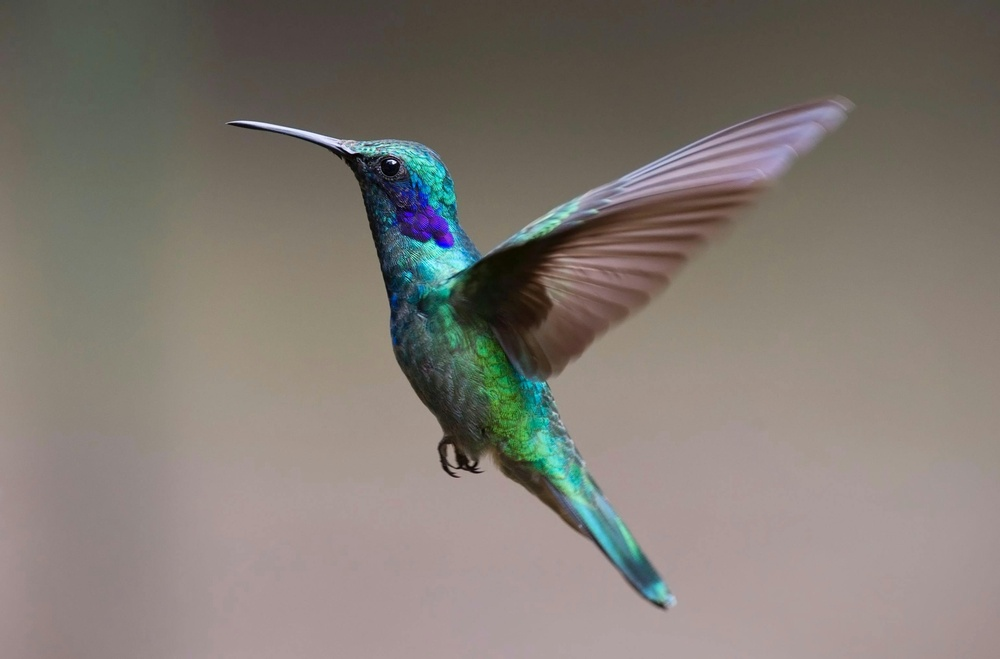
#> input picture bird.jpg, 1000 x 659 px, shrunk from 3082 x 2031 before the run
$ python thresholding3.py --image bird.jpg
#> lines starting #> are read from the running program, lines starting #| are printed output that depends on the picture; after the words box and inside, x2 and y2 are one past the last pixel; in counts of white or black regions, pixels touching at a corner belong together
import argparse
import cv2 as cv
import numpy as np
from matplotlib import pyplot as plt


ap = argparse.ArgumentParser()
ap.add_argument("-i", "--image", required=True,
                help="path to input image")
args = vars(ap.parse_args())

img = cv.imread(args["image"], cv.IMREAD_GRAYSCALE)
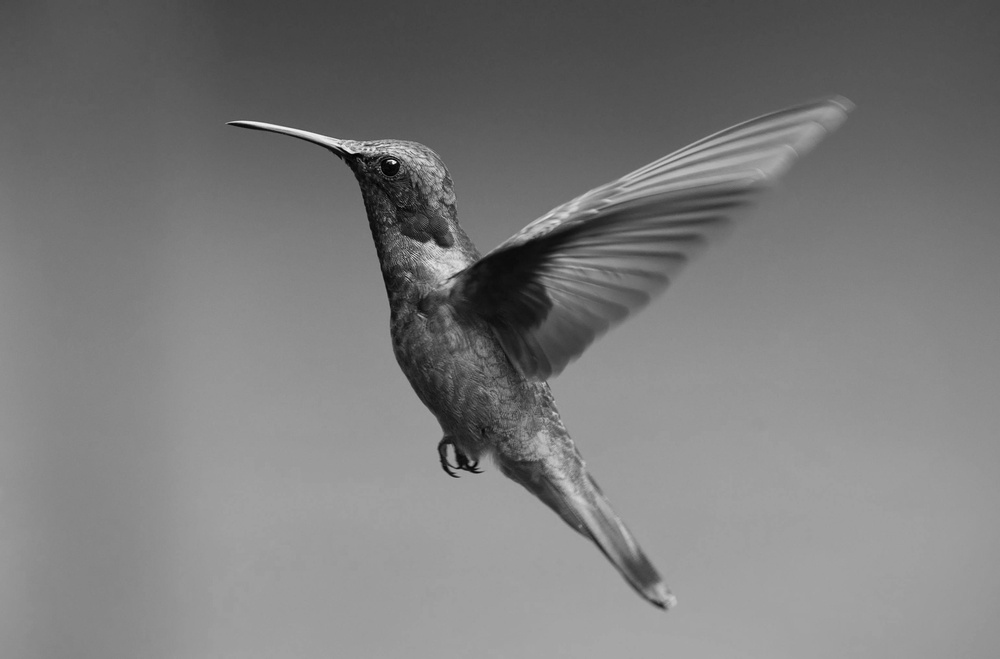
#> img: shape (659, 1000); min 0, max 248, mean 123.2

assert img is not None, "file could not be read, check with os.path.exists()"

img = cv.medianBlur(img, 5)

ret, th1 = cv.threshold(img, 127, 255, cv.THRESH_BINARY)
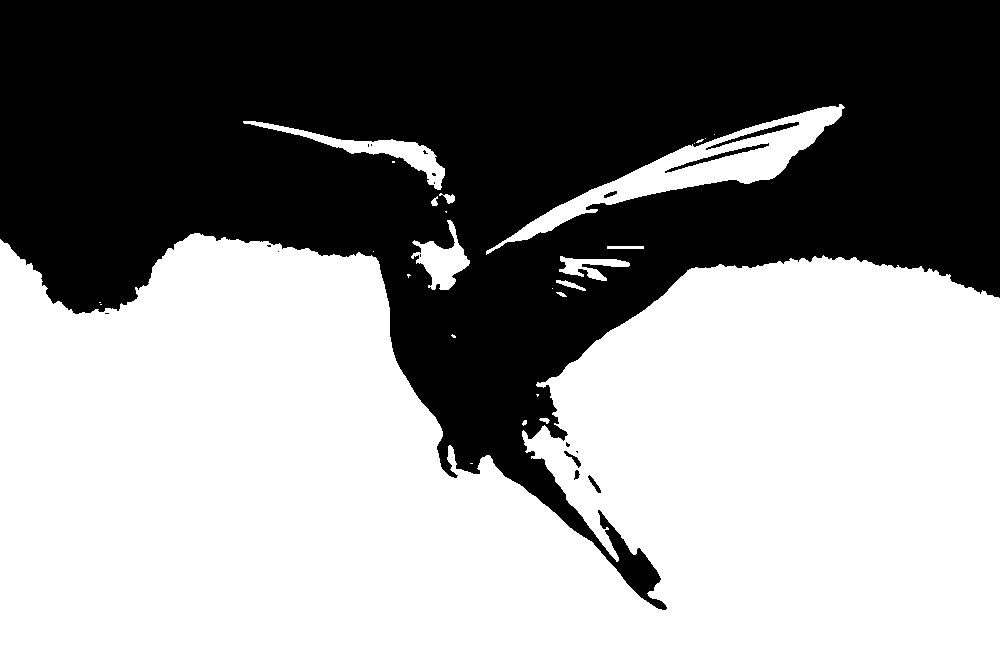
#> th1: shape (659, 1000); 55.8% white; 18 black regions (11 under 20 px), largest, box (x1, y1, x2, y2) and area: (0, 0, 1000, 610) 290370, (665, 143, 769, 173) 385, (706, 122, 799, 150) 367
th2 = cv.adaptiveThreshold(img, 255, cv.ADAPTIVE_THRESH_MEAN_C, \
                           cv.THRESH_BINARY, 11, 2)
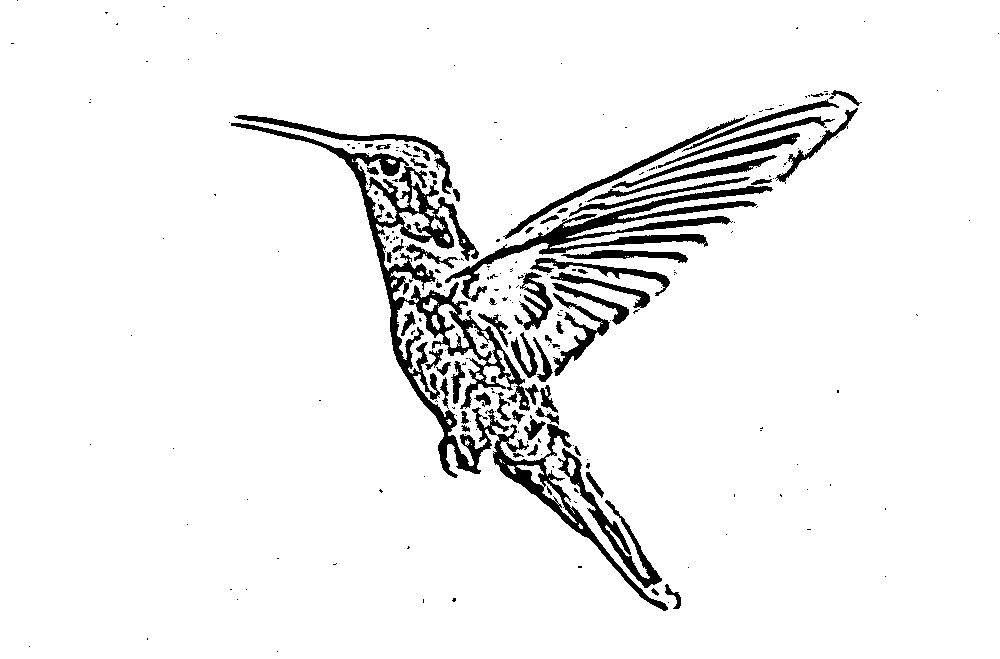
#> th2: shape (659, 1000); 93.8% white; 256 black regions (188 under 20 px), largest, box (x1, y1, x2, y2) and area: (231, 123, 668, 611) 15245, (445, 186, 773, 302) 5592, (558, 448, 662, 588) 2018
th3 = cv.adaptiveThreshold(img, 255, cv.ADAPTIVE_THRESH_GAUSSIAN_C, \
                           cv.THRESH_BINARY, 11, 2)
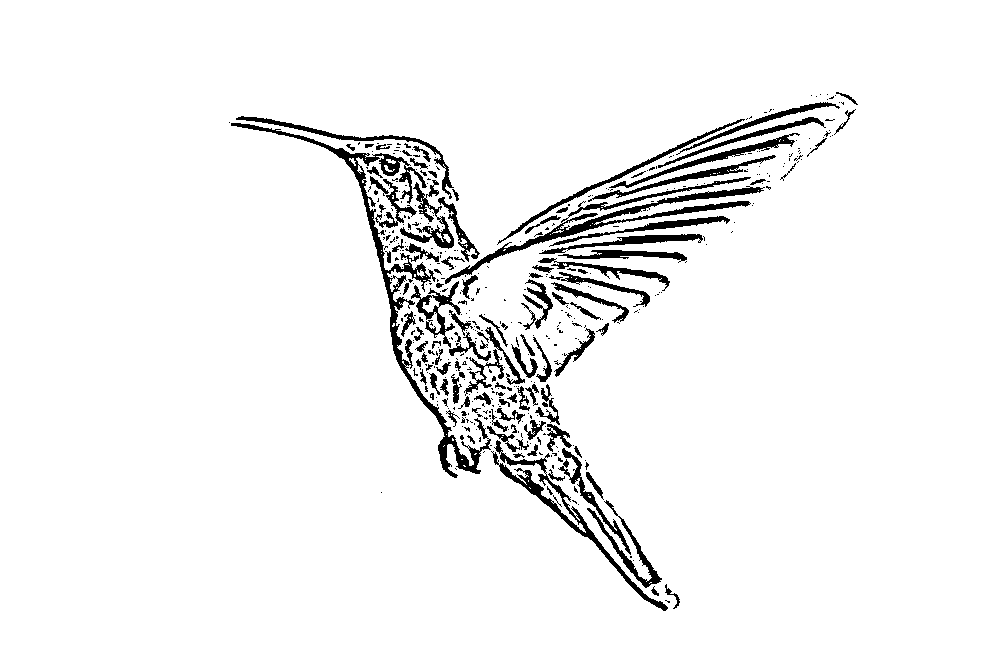
#> th3: shape (659, 1000); 95% white; 457 black regions (340 under 20 px), largest, box (x1, y1, x2, y2) and area: (231, 123, 491, 478) 4804, (445, 177, 765, 284) 3339, (491, 440, 668, 611) 2060

titles = ['Original Image', 'Global Thresholding (v = 127)',
          'Adaptive Mean Thresholding', 'Adaptive Gaussian Thresholding']
images = [img, th1, th2, th3]

for i in range(4):
    plt.subplot(2, 2, i + 1), plt.imshow(images[i], 'gray')
    plt.title(titles[i])
    plt.xticks([]), plt.yticks([])

plt.savefig("obrazki/adaptive-thresholding.jpg")
plt.show()
